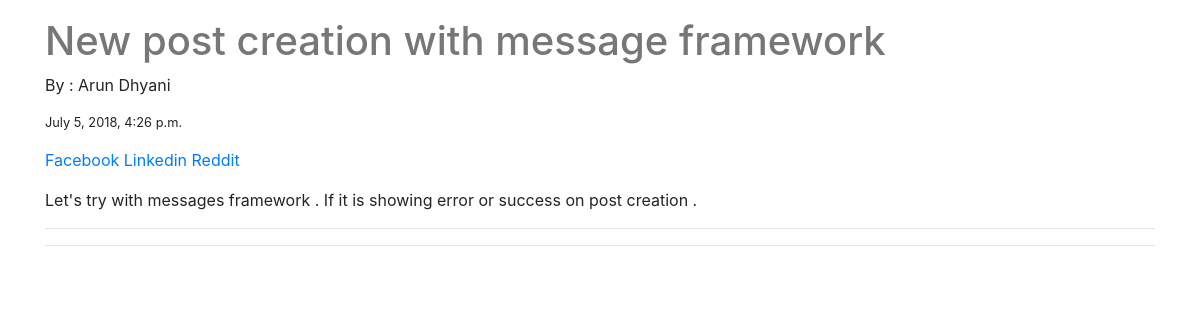
The page /posts/7/ on the database its author committed.
### posts/models.py (models this page shows, shortened)
class Post(models.Model) :
            user = models.ForeignKey(global_settings.AUTH_USER_MODEL,default=1)
            title = models.CharField(max_length = 150)
            image = models.ImageField(upload_to=upload_location,null=True,blank=True,height_field = 'height_field' ,width_field = 'width_field')
            height_field = models.IntegerField(default = 0)
            width_field = models.IntegerField(default = 0)
            content = models.TextField()
            timestamp = models.DateTimeField(auto_now = False,auto_now_add = True)
            update = models.DateTimeField(auto_now = True,auto_now_add = False)
            draft = models.BooleanField(default = False)
            publish = models.DateField(auto_now = False,auto_now_add=False)
            class Meta :
                ordering = ["-timestamp",]

### posts/views.py (the view)
# urls.py: url(r'(?P<id>\d+)/$',views.post_detail,name = 'postdetail'),
def post_detail(request,id=None): #retrieve
    instance = get_object_or_404(Post,id=id)
    share_string = quote_plus(instance.content)
    print("postdetail",share_string)
    context = {"obj": instance,
               "title" : instance.title,
               "share_string " : share_string,
               }
    return render(request, "post_detail.html", context)

### templates/post_detail.html (shortened to what this page needs)
{% extends "base.html" %}
	{% block content %}
	<p class='col-sm-6 col-sm-offset-3'>
		<h1> {{obj.title}} </h1>
		{% if obj.user.get_full_name %}
			<p> By : {{ obj.user.get_full_name }}</p>
		{% endif %}
		<small><p>{{obj.timestamp}}</p> </small>
		<a href="https://www.facebook.com/sharer/sharer.php?u={{ request.build_absolute_uri }}">
 			Facebook
 		</a>
		<a href="https://www.linkedin.com/shareArticle?mini=true&url={{ request.build_absolute_uri }}&title={{ title }}&summary={{ share_string }}&source={{ request.build_absolute_uri }}">
 			Linkedin
 		</a>
 		<a href="http://www.reddit.com/submit?url={{ request.build_absolute_uri }}&title={{ share_string }}.">
			Reddit
		</a>
		<p>{{obj.content|linebreaks}}</p>
		<p><div class="fb-like" data-href="{{ request.build_absolute_uri }}" data-layout="button_count" data-action="like" data-show-faces="true" data-share="true"></div>
 			<hr/>
 		</p>
		<hr>
	{% endblock content %}

### static/css/base.css (style rules this page uses)
h1 { color : #777777; }

### rows shown on the page
Post: title "New post creation with message framework", user.get_full_name "Arun Dhyani", timestamp "July 5, 2018, 4:26 p.m.", content "Let's try with messages framework . If it is showing error or success on post creation ."
